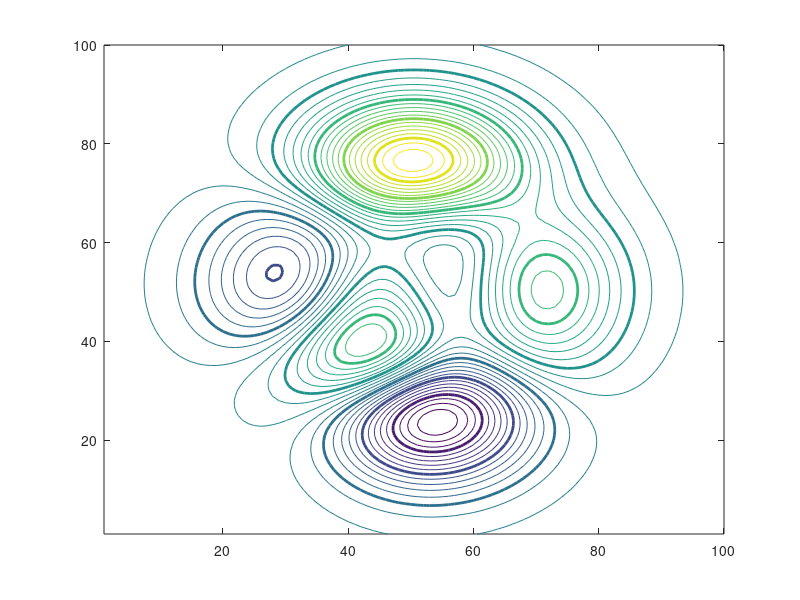

This figure's MATLAB source:
Z = peaks(100);

zmin = floor(min(Z(:)));
zmax = ceil(max(Z(:)));
zInc = (zmax - zmin) / 40;
zlevs = zmin : zInc : zmax;

figure;
contour(Z, zlevs);


zindex = zmin : 2 : zmax;
hold on
contour(Z, zindex, 'LineWidth', 2);
hold off

